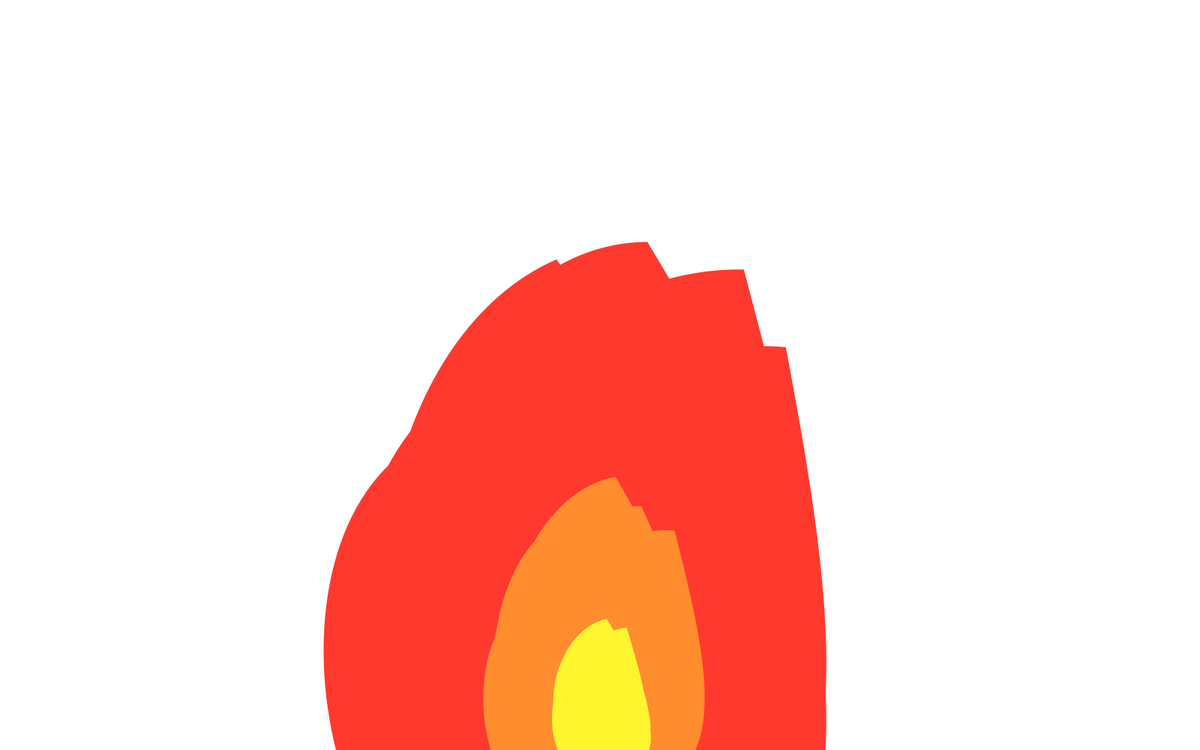
Frame 1 (no input)
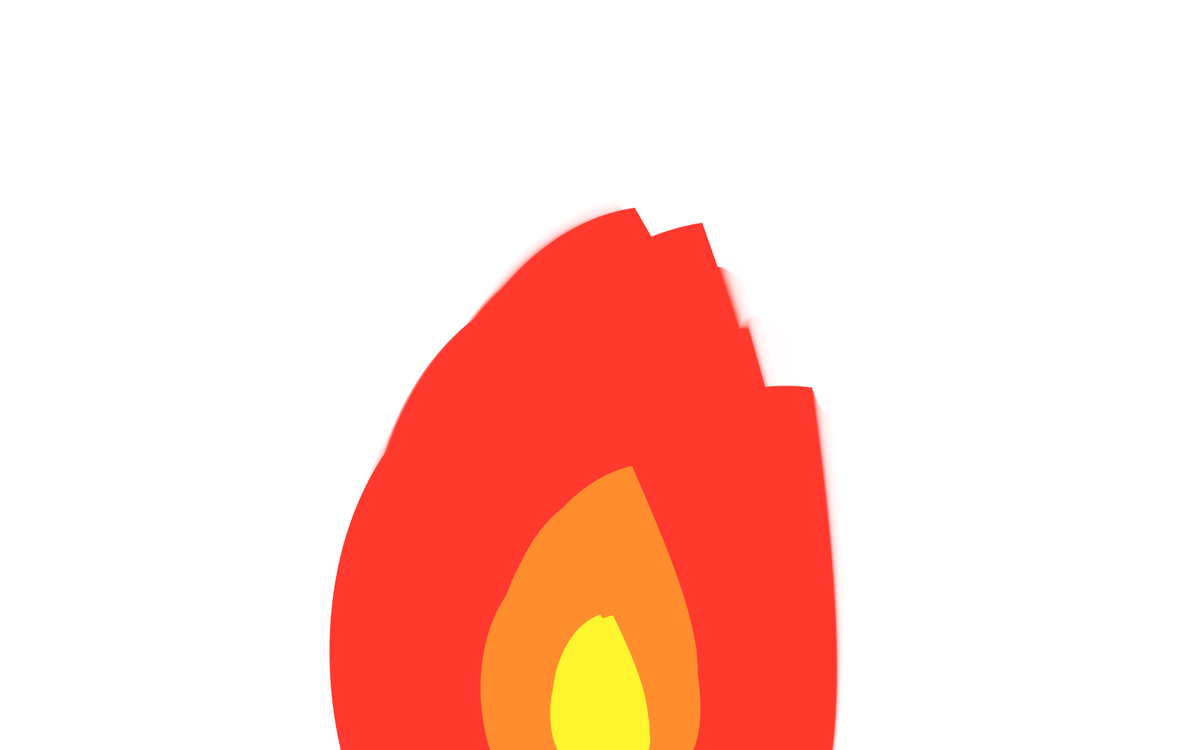
Frame 60 (the mouse pressed at the canvas centre just before this capture)
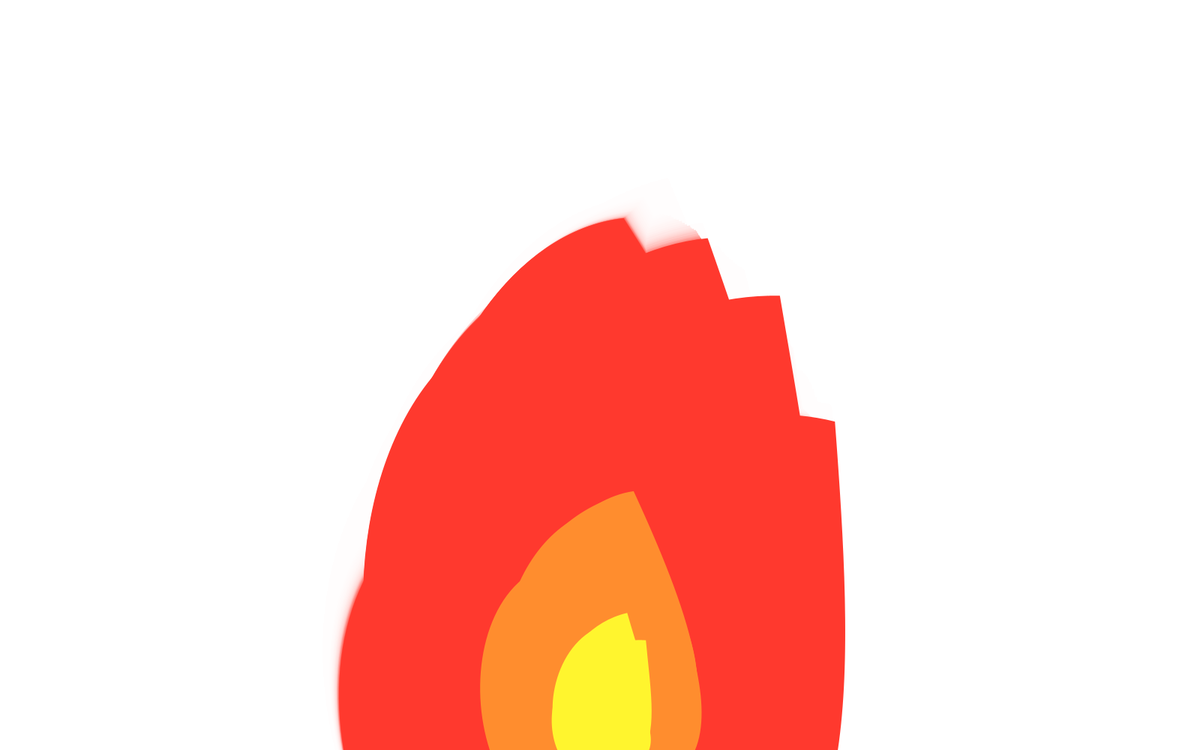
Frame 120 (the mouse held since frame 60 and released just before this capture)

The Processing sketch that drew these frames (run headless with seeded random() and noise(); from frame 60 on, the mouse is pressed at the canvas centre):

// Processing sketch: sketch_4_4
// ── sketch_4_4.pde
ArrayList<Flame> flames = new ArrayList<Flame>();

void setup() 
{
    size(1600,1000);
    background(255);
    fillLists();
}

void draw() 
{
    noStroke();
    fill(255,50);
    rect(0,0,width,height);
    
    for (int i = 0; i < flames.size(); i++)
    {
        flames.get(i).display();
    }
}

void fillLists()
{
    float x = -25;
    
    for (int i = 0; i < 10; i++)
    {
        flames.add(new Flame(1,x));
        x += 50/10;
    }
    
    x = -20;
    for (int i = 0; i < 7; i++)
    {
        flames.add(new Flame(2,x));
        x += 40/7;
    }
    
    x = -15;
    for (int i = 0; i < 5; i++)
    {
        flames.add(new Flame(4,x));
        x += 30/5;
    }
}
// ── Flame.pde
public class Flame 
{
    float xoff;
    float xincrement; 
    float yoff;
    float yincrement; 
    float size;
    float rotation;

    public Flame (int s, float r) 
    {
        xoff = random(0,1);
        xincrement = random(0.005,0.01);
        yoff = random(0,1);
        yincrement = random(0.005,0.01);
        size = s;
        rotation = radians(r);
        
    }

    void display()
    {
        float n = noise(xoff)*2;
        float m = noise(yoff)*2;
        float l = m;

        m = map(m,0.3,1.5,0.5, 1.2);
        n = map(n,0.3,1.6,0.9,1.3);

        if (size >= 3)
        {
            fill(#FFF52E);
        }
        if (size == 2)
        {
            fill(#FF8D2E);
        }
        if (size == 1) 
        {
            fill(#FF392E);
        }
        
        float scale = 1/size;

        pushMatrix();
        scale(scale);
        rotation = degrees(rotation);
        translate((width/2 - rotation)*size,height*size + 10*abs(rotation) - 10);
        rotation = radians(rotation);
        rotate(rotation);
        beginShape();
        vertex(0,0);
        bezierVertex(-2*width/8, 0, -1*width/6, -2*height/3,n*width/2-width/2, m*height/3-height);
        bezierVertex(1*width/6, -1*height/3, 2*width/8, 0, 0, 0);
        endShape();
        popMatrix();

        xoff += xincrement;
        yoff += yincrement;
        xincrement = random(0.005,0.01);
        yincrement = random(0.005,0.01);
    }

}
